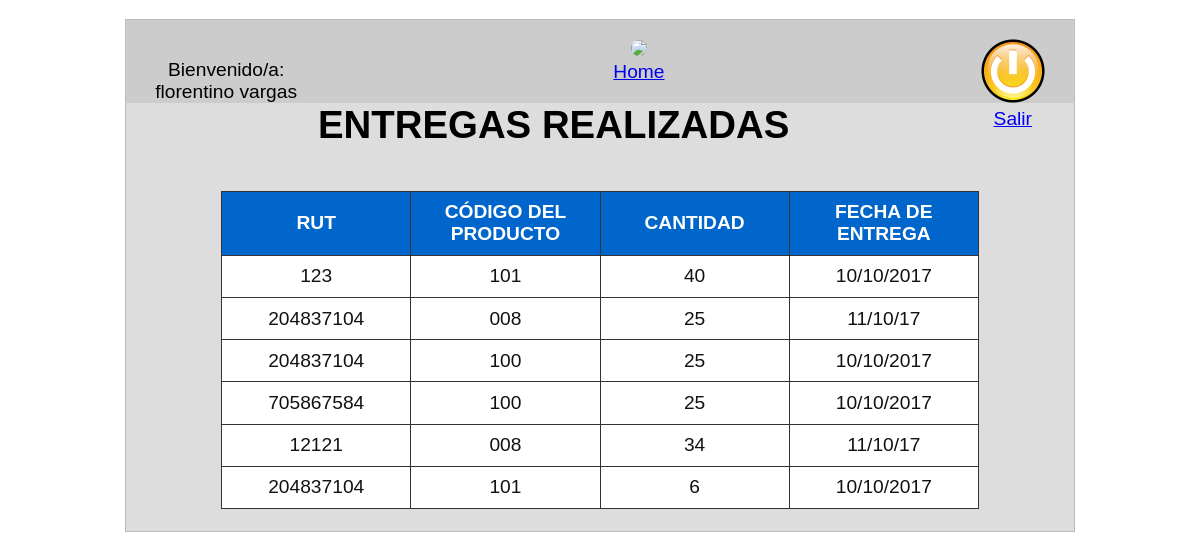
Page /entregas.php (signed in) on the committed database.
### tables this page shows
CREATE TABLE `entregas` (
  `rut` varchar(20) NOT NULL,
  `cod_producto` varchar(50) NOT NULL,
  `cantidad` varchar(50) NOT NULL,
  `fecha_entrega` varchar(30) NOT NULL
);

### conexion.php (called while the page is built, shortened)
<?php
class PDOConnect
{
	private function checkConn($dbhost="localhost", $dbname="gestion_bodega", $dbuser="root", $dbpass="")
	{
		try{
			$this->dbPDO = new PDO('mysql:host='.$dbhost.';dbname='.$dbname, $dbuser, $dbpass);
		}catch(PDOException $e){
			print "Error!: ".$e->getMessage()."<br>";
			die();
		}
	}
}
?>

### entregas.php (the view, shortened to what this page needs)
<!DOCTYPE html>
<html>
<head>
	<link type="text/css" href="estilo.css" rel="stylesheet">
</head>
<body>
	<div class="contenedor">
		<div class= "encabezado">
			<div class="izq">
				<p>Bienvenido/a:<br><?php echo $_SESSION['fullname']; ?></p>
			</div>
			<div class="centro">
				<a href=principalBodega.php><img src='imagenes/home.png'><br>Home</a>
			</div>
			<div class="derecha">
				<a href="salir.php?sal=si"><img src="imagenes/cerrar.png"><br>Salir</a>
			</div>
		</div>
		<h1 align='center'>ENTREGAS REALIZADAS</h1>
		<br><br>
		<?php
		$dbPDOClass = new PDOConnect();
		$stmt = $dbPDOClass->dbPDO->prepare("SELECT * FROM entregas");
		$stmt->execute();
		$dbresult = $stmt->fetchAll();
		echo "<table  width='80%' align='center'><tr>";
		echo "<th width='20%'>RUT</th>";
		echo "<th width='20%'>CÓDIGO DEL PRODUCTO</th>";
		echo "<th width='20%'>CANTIDAD</th>";
		echo "<th width='20%'>FECHA DE ENTREGA</th>";
		echo  "</tr>";
		foreach($dbresult as $result){
			echo "<tr>";
			echo '<td width=20%>'.$result['rut'].'</td>';
			echo '<td width=20%>'.$result['cod_producto'].'</td>';
			echo '<td width=20%>'. $result['cantidad'].'</td>';
			echo '<td width=20%>'.$result['fecha_entrega'].'</td>';
			echo "</tr>";
		}
		echo "</table></br>";
		?>
	</body>
	</html>

### estilo.css (style rules this page uses)
body { font-family: Verdana, Sans-serif; font-size: 1.2em; }
.contenedor { background-color: #DDDDDD; border: 1px solid #BBBBBB; margin: 1em auto; width: 80%; }
h1 { margin: 0; padding: 0; }
p { margin: 1em 0 0; }
.encabezado { background-color: #CCCCCC; margin: 0; padding: 1em 1.5em; text-align: center; }
.encabezado .derecha { float: right; }
.encabezado .centro { display: inline-block; }
.encabezado .izq { float: left; }
table { text-align: center; }
table th { background-color: #0066CC; color: #FFFFFF; padding: 0.5em 1em; width: 19%; }
table td { background-color: #FFFFFF; color: #111111; padding: 0.5em 1em; }
table, tr, th, td { border: 1px solid #333333; border-collapse: collapse; }
img { border:1px; border-radius:15px; }

### rows in the picture
entregas: rut "123", cod_producto "101", cantidad "40", fecha_entrega "10/10/2017"
entregas: rut "204837104", cod_producto "008", cantidad "25", fecha_entrega "11/10/17"
entregas: rut "204837104", cod_producto "100", cantidad "25", fecha_entrega "10/10/2017"
entregas: rut "705867584", cod_producto "100", cantidad "25", fecha_entrega "10/10/2017"
entregas: rut "12121", cod_producto "008", cantidad "34", fecha_entrega "11/10/17"
entregas: rut "204837104", cod_producto "101", cantidad "6", fecha_entrega "10/10/2017"

### other values in the picture
$_SESSION['fullname'] "florentino vargas"
